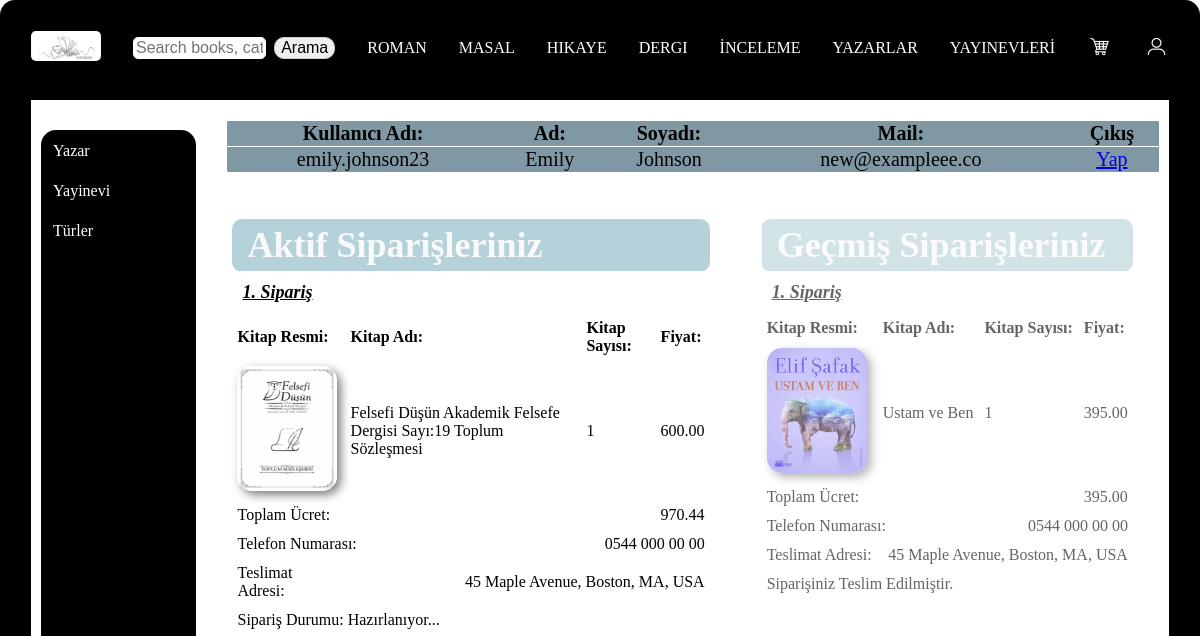
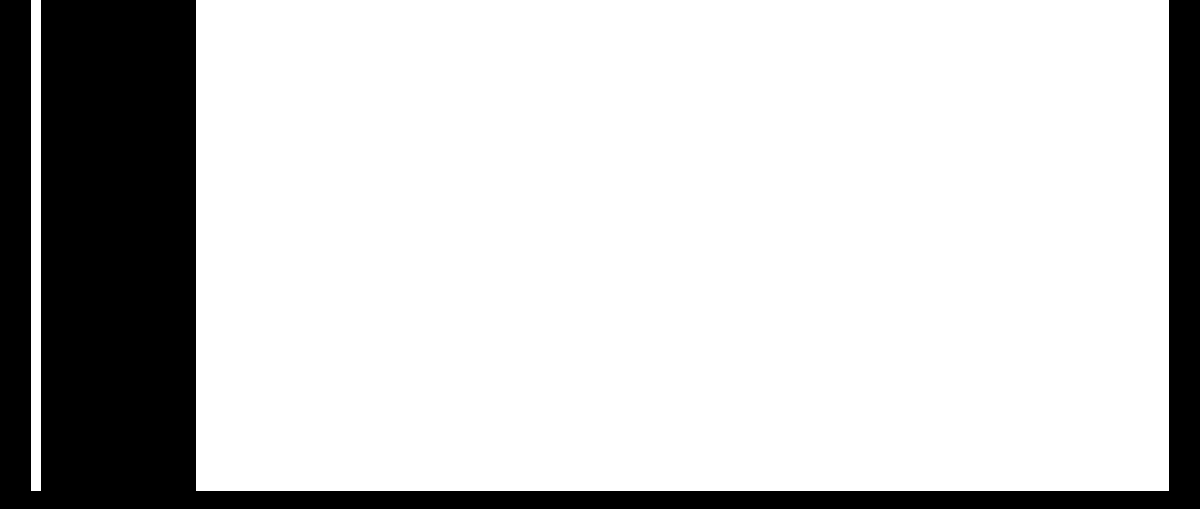
Before: /store/users/ (signed in) with the older database file (2 pictures, top to bottom).
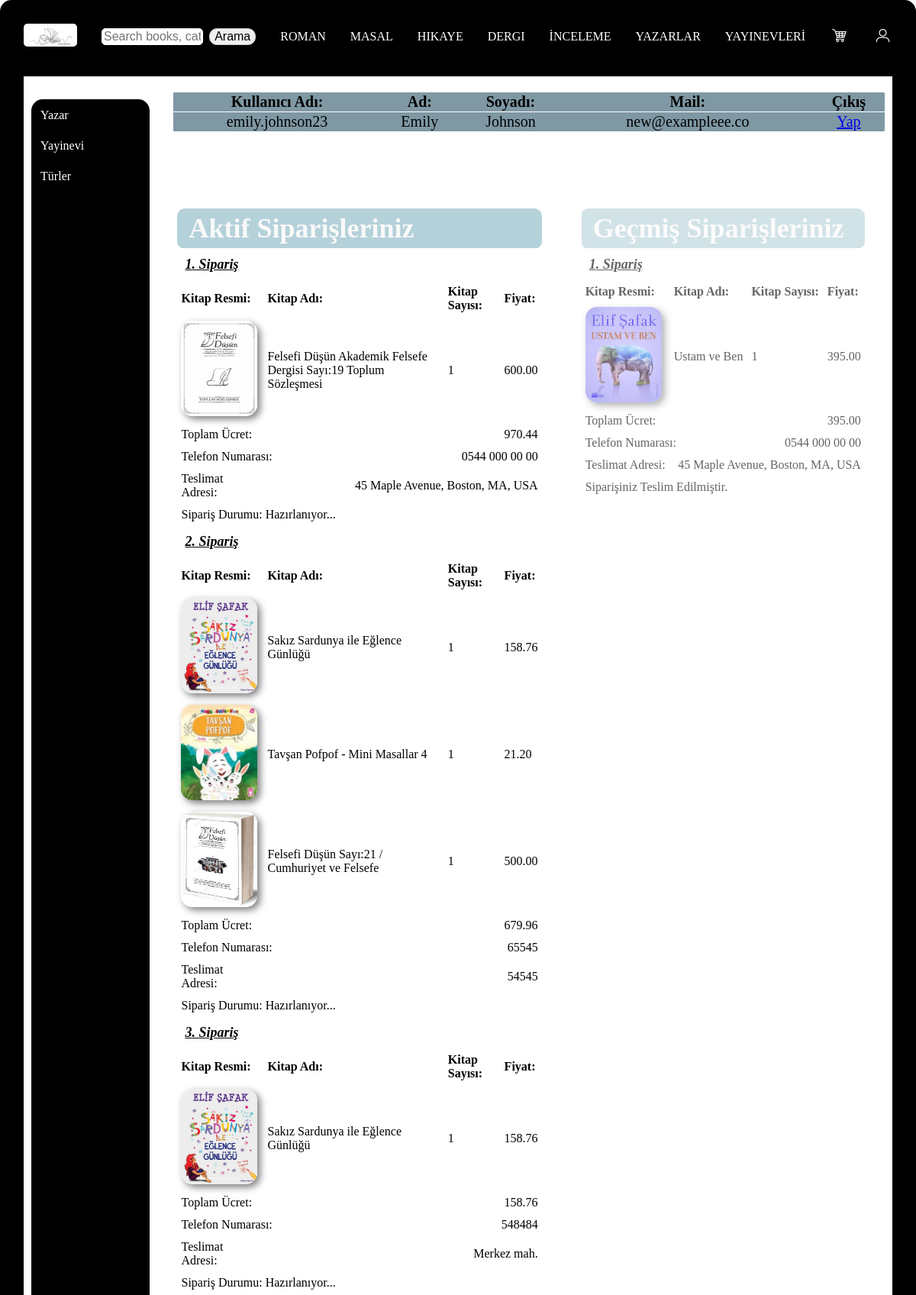
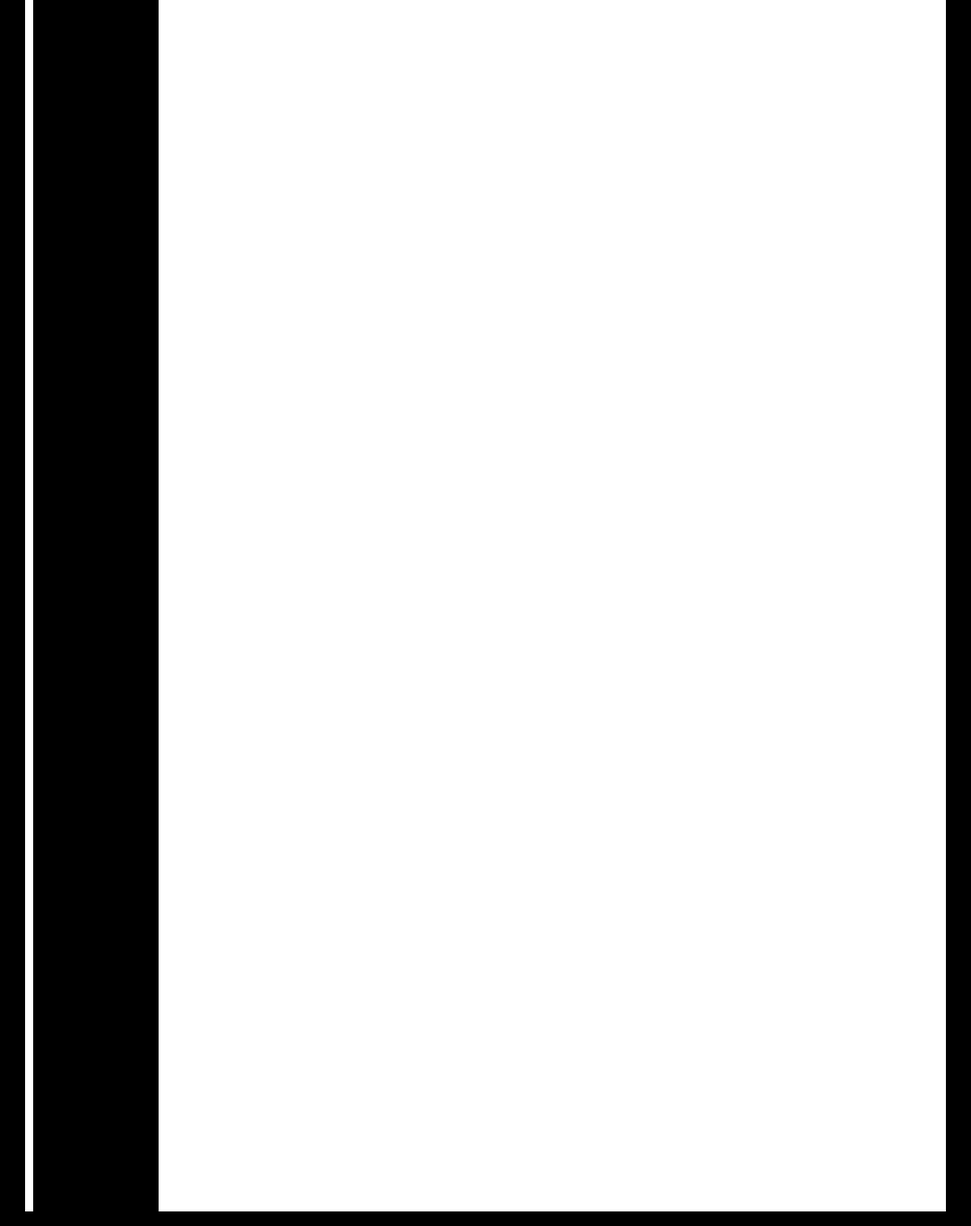
After: the same page with the newer database file (2 pictures, top to bottom).
### store/models.py (models this page shows, shortened)
class ImageOfWebSite(models.Model):
    name = models.CharField(max_length=64)
    photo = models.ImageField(upload_to='website_photos/')

class Category(models.Model):
    name = models.CharField(max_length=64)

class Order(models.Model):
    customer = models.ForeignKey(User, on_delete=models.CASCADE,  null=True, blank=True)
    quantity = models.IntegerField(default=1)
    address = models.CharField(max_length=1000, default='No address provided')
    phone = models.CharField(max_length=20, default='', blank=True)
    date = models.DateField(default=datetime.datetime.today)
    c_name = models.CharField(max_length=30, default='')
    c_num = models.IntegerField(default=1)
    cvc = models.IntegerField(default=1)
    status = models.BooleanField(default=False)
    total_quantity = models.IntegerField(default=0) #Sepetteki kitap sayısı
    total_price = models.DecimalField(max_digits=10, decimal_places=2, default= 0.0)
    order_items = models.ManyToManyField(OrderItem, related_name = 'order_items')

class OrderItem(models.Model):
    book = models.ForeignKey(Book, related_name='order_items',  on_delete=models.CASCADE)
    quantity = models.IntegerField(default=1)
    total_price = models.DecimalField(max_digits=10, decimal_places=2, default = 0.0)

class Book(models.Model):
    book_name = models.CharField(max_length=64)
    author_name = models.ForeignKey(Author, on_delete=models.CASCADE, related_name = 'books')
    publication_date = models.DateTimeField()
    publishing_house = models.ForeignKey(PublishingHouse, on_delete = models.CASCADE, related_name = 'books')
    category = models.ManyToManyField(Category, related_name = 'books')
    isbn = models.BigIntegerField()
    page = models.IntegerField()
    price = models.DecimalField(default=0, decimal_places=2, max_digits=6)
    photo = models.ImageField(upload_to='books_photos/')
    info = models.CharField(max_length=6000)
    genre = models.ForeignKey(Genre, on_delete=models.CASCADE, related_name= 'books', default = 4)

### store/views.py (the view)
# urls.py: path('users/', views.user_store, name = 'user'),
def user_store(request):
    return user(request)

### store/templates/store/user.html (shortened to what this page needs)
{% load static %}
<!DOCTYPE html>
<html>
    <head>
        <link rel="stylesheet" href="{% static 'store/user.css' %}">
    </head>
    <body>
        <div class="grid-container">
            <div class="grid-item-1">.</div>
            <div  class="grid-item-2">
                <table  align="center" cellspacing="30">
                    <tr>
                        <td >
                            <a href="{% url 'home' %}">
                                <img id="main-category" src="{{ logo.photo.url }}" height="30" width="70" style="border-radius: 5px;">
                            </a>
                        </td>
                        <td >
                            <form method="get" action="{% url 'search' %}">
                                <div style="display: grid; grid-template-areas: 'rounded-input button'; grid-template-columns: 3fr 1fr; ">
                                    <input type="text" name="word" class="rounded-input" style="grid-area: rounded-input;" placeholder="Search books, categories...">
                                    <button class="button" type="submit" style="grid-area: button; ">Arama</button>
                                </div>
                            </form>
                        </td>
                        {% for category in categories %}
                            <td><a href="{% url 'category_page' category.name %}">{{ category.name|upper }}</a></td>
                        {% endfor %}
                        <td><a href="{% url 'authors_page' %}">YAZARLAR</a></td>
                        <td><a href="{% url 'publishing_houses_page' %}">YAYINEVLERİ</a></td>
                        <td >
                            <a href="{% url 'cart_page' %}">
                                <img src="{{ cart.photo.url }}" width="25" height="25">
                            </a>
                        </td>
                        <td >
                            <a href="{% url 'user' %}">
                                <img src="{{ user_icon.photo.url }}" width="25" height="25">
                            </a>
                        </td>
                    </tr>
                </table>
            </div>
            <div class="grid-item-3">
                <table>
                    <tr>
                        <td onclick="toggleRows('yazar')"><a href="{% url 'authors_page' %}">Yazar</a></td>
                    </tr>
                    <tr>
                        <td onclick="toggleRows('yayinevi')"><a href="{% url 'publishing_houses_page' %}">Yayinevi</a></td>
                    </tr>
                    <tr>
                        <td onclick="toggleRows('turler')">Türler</td>
                    </tr>
                </table>
            </div>
            <div class="grid-item-5">
                <div class = "user-info">
                    <table >
                        <tr>
                            <td><b>Kullanıcı Adı:</b></td>
                            <td><b>Ad:</b></td>
                            <td><b>Soyadı:</b></td>
                            <td><b>Mail:</b></td>
                            <td><b>Çıkış</b></td>
                        </tr>
                        <tr>
                            <td>{{ user.username }}</td>
                            <td>{{ user.first_name }}</td>
                            <td>{{ user.last_name }}</td>
                            <td>{{ user.email }}</td>
                            <td><a href="{% url 'logout' %}">Yap</a></td>
                        </tr>
                    </table>
                </div>
                <div class = "undelivered">
                    {% if undelivered_order %}
                    <table>
                        <tr>
                            <td colspan="4" class="title"><b>Aktif Siparişleriniz</b></td>
                        </tr>
                        {% for order in undelivered_order %}
                        <tr>
                            <td colspan="4" class="order_counter"><i><b><u>{{ forloop.counter }}. Sipariş</u></b></i></td>
                        </tr>
                        <tr>
                            <td><b>Kitap Resmi:</b></td>
                            <td><b>Kitap Adı:</b></td>
                            <td><b>Kitap Sayısı:</b></td>
                            <td><b>Fiyat:</b></td>
                        </tr>
                                {% for item in order.order_items.all %}
                                <tr>
                                    <td><img src="{{ item.book.photo.url }}" alt="{{ item.book.book_name }}"></td>
                                    <td>{{ item.book.book_name }}</td>
                                    <td>{{ item.quantity }}</td>
                                    <td>{{ item.total_price }}</td>
                                    {% endfor %}
                                    <tr>
                                        <td colspan="3">Toplam Ücret:</td>
                                        <td>{{ order.total_price }}</td>
                                    </tr>
                                    <tr>
                                        <td colspan="2">Telefon Numarası: </td>
                                        <td colspan="2" class="info">{{ order.phone }}</td>
                                    </tr>
                                    <tr>
                                        <td>Teslimat Adresi:</td>
                                        <td colspan="3" class="info">{{ order.address }}</td>
                                    </tr>
                                    {% if order.status == False %}
                                    <tr>
                                        <td colspan="4">Sipariş Durumu: Hazırlanıyor...</td>
                                    </tr>
                                    {% endif %}
                                </tr>
                        {% endfor %}
                    </table>
                    {% else %}
                        <p>No undelivered orders found.</p>
                    {% endif %}
                </div>
                <div class = "delivered">
                    {% if delivered_order %}
                        <table>
                            <tr>
                                <td colspan="4" class="title"><b>Geçmiş Siparişleriniz</b></td>
                            </tr>
                        {% for order in delivered_order %}
                        <tr>
                            <td colspan="4" class="order_counter"><i><b><u>{{ forloop.counter }}. Sipariş</u></b></i></td>
                        </tr>
                        <tr>
                            <td><b>Kitap Resmi:</b></td>
                            <td><b>Kitap Adı:</b></td>
                            <td><b>Kitap Sayısı:</b></td>
                            <td><b>Fiyat:</b></td>
                        </tr>
                                {% for item in order.order_items.all %}
                                <tr>
                                    <td><img src="{{ item.book.photo.url }}" alt="{{ item.book.book_name }}"></td>
                                    <td>{{ item.book.book_name }}</td>
                                    <td>{{ item.quantity }}</td>
                                    <td>{{ item.total_price }}</td>
                                    {% endfor %}
                                    <tr>
                                        <td colspan="3">Toplam Ücret:</td>
                                        <td>{{ order.total_price }}</td>
                                    </tr>
                                    <tr>
                                        <td colspan="2">Telefon Numarası: </td>
                                        <td colspan="2" class="info">{{ order.phone }}</td>
                                    </tr>
                                    <tr>
                                        <td>Teslimat Adresi:</td>
                                        <td colspan="3" class="info">{{ order.address }}</td>
                                    </tr>
                                    {% if order.status == True %}
                                    <tr>
                                        <td colspan="4">Siparişiniz Teslim Edilmiştir.</td>
                                    </tr>
                                    {% endif %}
                                </tr>
                        {% endfor %}
                    </table>
                    {% else %}
                        <p>No undelivered orders found.</p>
                    {% endif %}
                </div>
            </div>
            <div class="grid-item-6">.</div>
            <div class="grid-item-7">.</div>
        </div>
    </body>
</html>

### store/static/store/user.css (style rules this page uses)
html, body { margin: 0; padding: 0; box-sizing: border-box; height: 100%; width: 100%; }
.grid-container { display: grid; grid-template-columns: 1fr 5fr 10fr 10fr 10fr 1fr; grid-template-rows: 100px auto auto auto auto auto auto auto 1fr; column-gap: 10px; grid-template-areas: "header header header header header header" "l-line category login login login r-line" "l-line category login login login r-line" "l-line category login login login r-line" "l-line category login login login r-line" "l-line category login login login r-line" "l-line category login login login r-line" "l-line category login login login r-line" "u-line u-line u-line u-line u-line u-line" ; width: 100%; height: 100%; }
.grid-item-1 { grid-area: l-line; background-color: black; }
.grid-item-2 { grid-area: header; background-color: black; border-radius: 15px 15px 0 0; }
.grid-item-2 input[type="text"] { width: 90%; border-radius: 5px; border: 1px solid white; color: black; }
.rounded-input { font-size: 16px; border-radius: 15px; border: 1px solid #ccc; background-image: url('https://cdn-icons-png.flaticon.com/512/54/54481.png'); background-size: 20px 20px; background-repeat: no-repeat; background-position: 10px center; }
.grid-item-2 .button { font-size: 16px; border-radius: 10px; border: 1px solid #ccc; }
.grid-item-2 a { color:white; text-decoration: none; }
.grid-item-3 { grid-area: category; background-color: black; color: white; margin-top: 30px; border-radius: 15px 15px 0 0; display: grid; place-items: start; }
.grid-item-3 td { text-align: left; cursor: pointer; padding: 10px; }
.grid-item-3 table { width: 100%; }
.grid-item-3 a { color: white; text-decoration: none; }
.grid-item-5 { grid-area: login; display: grid; grid-template-areas:"user-info user-info" "undelivered delivered" ; grid-template-columns: auto; grid-template-rows: 0.5fr 5fr 5fr; border-radius: 15px; border: 8; }
.grid-item-5 .user-info { grid-area: user-info; border-radius: 10px; font-size: 20px; }
.grid-item-5 .delivered, .undelivered { justify-items: center; }
.grid-item-5 .user-info table { border: 1px solid; margin: 20px; width: 98%; border-collapse: collapse; background-color: rgb(127, 152, 164); text-align: center; border-radius: 5px; border: 0.5px solid rgb(99, 118, 126); }
.grid-item-5 .undelivered { grid-area: undelivered; }
.grid-item-5 .undelivered table { border-radius: 5px; margin: 25px; border-collapse: collapse; background-color: white; padding: 15px; }
.grid-item-5 .undelivered .title { font-size: 36px; text-align: left; background-color: rgb(181, 209, 218); color: rgb(249, 249, 249); padding-left: 15px; padding-right: 15px; border-radius: 10px; }
.grid-item-5 .undelivered .order_counter { font-size: 18px; text-align: left; padding: 10px; }
.grid-item-5 .undelivered td,tr { border: 1px solid white; padding: 5px; }
.grid-item-5 .undelivered .info { text-align: end; }
.grid-item-5 .undelivered img { width: 100px; height: 125px; box-shadow: 4px 4px 10px rgba(0, 0, 0, 0.5); border-radius: 15px; }
.grid-item-5 .delivered { grid-area: delivered; }
.grid-item-5 .delivered table { border-radius: 5px; margin: 25px; border-collapse: collapse; background-color: white; padding: 15px; opacity: 0.6; }
.grid-item-5 .delivered .title { font-size: 36px; text-align: left; background-color: rgb(181, 209, 218); color: rgb(249, 249, 249); padding-left: 15px; padding-right: 15px; border-radius: 10px; }
.grid-item-5 .delivered .order_counter { font-size: 18px; text-align: left; padding: 10px; }
.grid-item-5 .delivered td,tr { border: 1px solid white; padding: 5px; }
.grid-item-5 .delivered .info { text-align: end; }
.grid-item-5 .delivered img { width: 100px; height: 125px; box-shadow: 4px 4px 10px rgba(0, 0, 0, 0.5); border-radius: 15px; }
.grid-item-6 { grid-area: r-line; background-color: black; }
.grid-item-7 { grid-area: u-line; background-color: black; }

Changed rows visible on the page:
added Order: total_price "679.96", phone "65545", address "54545", status "Sipariş Durumu: Hazırlanıyor..."
added OrderItem: book.photo (picture), book.book_name "Sakız Sardunya ile Eğlence Günlüğü", quantity "1", total_price "158.76", shown under "679.96"
added OrderItem: book.photo (picture), book.book_name "Tavşan Pofpof - Mini Masallar 4", quantity "1", total_price "21.20", shown under "679.96"
added OrderItem: book.photo (picture), book.book_name "Felsefi Düşün Sayı:21 / Cumhuriyet ve Felsefe", quantity "1", total_price "500.00", shown under "679.96"
added Order: total_price "158.76", phone "548484", address "Merkez mah.", status "Sipariş Durumu: Hazırlanıyor..."
added OrderItem: book.photo (picture), book.book_name "Sakız Sardunya ile Eğlence Günlüğü", quantity "1", total_price "158.76"
